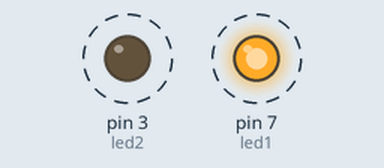
This sketch was run on a simulated Arduino Uno, built with avr-gcc and run on an emulated ATmega328P. Parts: output pins drawn as LEDs (lit = HIGH). Dashed ring = blinking.

Above: at 0.02 s.
Timing chart, 0 to 3.0 s (numbered marks = the images above):
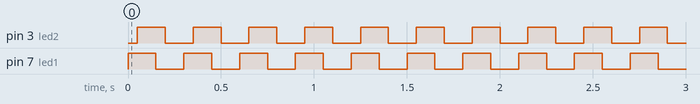

Measured:
- by itself, pin 3 (led2), pin 7 (led1): alternates HIGH for 0.15 s and LOW for 0.15 s

The sketch:

lab_1.ino
```cpp
//Identifica em qual pino o LED foi ligado
int led1 = 7;
int led2 = 3;

void setup() {
  //Configura o pino 7 como saída
  pinMode(led1, OUTPUT);
  pinMode(led2, OUTPUT);
}


void loop() {
  //Liga o LED
  digitalWrite(led1, HIGH);
  delay(50);
  digitalWrite(led2, HIGH);

  delay(100);

  //Desliga o LED
  digitalWrite(led1, LOW);
  delay(50);
  digitalWrite(led2, LOW);

  delay(100);
}
```
